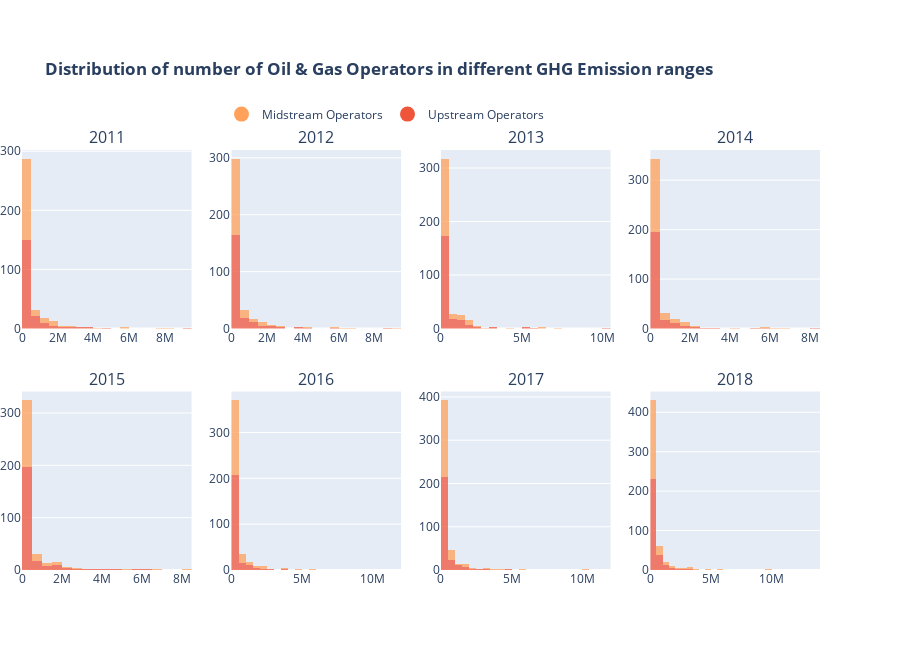

Source (notebook cell):
### Markdown cell above
### Fig 7: A histogram to identify the common emission quantity range from US Oil & Gas companies

### Code cell
df_fig7=df_aggByYearComp.copy(deep=True)
df_fig7 = df_fig7[df_fig7.GHG_CONTRIBUTION>=0]

fig7 = make_subplots(
    rows=2, cols=4,specs = [[{}, {},{}, {}],[{}, {},{}, {}]], horizontal_spacing = 0.05,vertical_spacing=0.15,
    subplot_titles=('2011', '2012', '2013', '2014', '2015', '2016', '2017', '2018'))

for year in range(2011, 2019,1):
    trace_up=go.Histogram(x=df_aggByYearComp[(df_aggByYearComp['REPORTING_YEAR']==year) & (df_aggByYearComp['SECTOR']=='Upstream')]['GHG_CONTRIBUTION'],
                          #histnorm='probability', # enable the option to see the normalized histogram
                          opacity=0.75, 
                          name='Upstream Operators',
                          xbins=dict(start=0, end=15000000, size=500000),
                          marker_color='#EF553B',
                          showlegend=False
                         )
    trace_mid=go.Histogram(x=df_aggByYearComp[(df_aggByYearComp['REPORTING_YEAR']==year) & (df_aggByYearComp['SECTOR']=='Midstream')]['GHG_CONTRIBUTION'],
                           #histnorm='probability',
                           opacity=0.75, 
                           name='Midstream Operators',
                           xbins=dict(start=0, end=15000000, size=500000),
                           marker_color='#FFA15A',
                           showlegend=False
                          )
    fig7.add_trace(trace_up,row=year%2011//4+1, col=year%2011%4+1 )
    fig7.add_trace(trace_mid,row=year%2011//4+1, col=year%2011%4+1 )

fig7.add_trace(go.Scatter(x=[None], y=[None],
                          mode='markers',
                          marker=dict(size=15, color='#EF553B'),
                          showlegend=True, name='Upstream Operators'),row=1,col=1
              )
fig7.add_trace(go.Scatter(x=[None], y=[None],
                          mode='markers',
                          marker=dict(size=15, color='#FFA15A'),
                          showlegend=True, name='Midstream Operators'),row=1,col=1
              )
layout=go.Layout(title=dict(text='<b>Distribution of number of Oil & Gas Operators in different GHG Emission ranges</b>')
                 ,barmode='stack'
                 #barmode='overlay'
                 ,margin=dict(l=0,t=150)
                 ,legend_orientation="h"
                 ,legend=dict(x=.25, y=1.12)
                 ,height=650
                )    
fig7.update_layout(layout )

### Figure 1 — Plotly figure (JSON) as saved in the notebook; plotly's stock layout.template omitted (floating-point values rounded to 4 significant figures; data arrays with more than 128 entries replaced by an {"elided": "..."} marker saying what was removed)
{"data": [{"marker": {"color": "#EF553B"}, "name": "Upstream Operators", "opacity": 0.75, "showlegend": false, "type": "histogram", "x": {"elided": "197 float values"}, "xaxis": "x", "xbins": {"end": 15000000, "size": 500000, "start": 0}, "yaxis": "y"}, {"marker": {"color": "#FFA15A"}, "name": "Midstream Operators", "opacity": 0.75, "showlegend": false, "type": "histogram", "x": {"elided": "173 float values"}, "xaxis": "x", "xbins": {"end": 15000000, "size": 500000, "start": 0}, "yaxis": "y"}, {"marker": {"color": "#EF553B"}, "name": "Upstream Operators", "opacity": 0.75, "showlegend": false, "type": "histogram", "x": {"elided": "211 float values"}, "xaxis": "x2", "xbins": {"end": 15000000, "size": 500000, "start": 0}, "yaxis": "y2"}, {"marker": {"color": "#FFA15A"}, "name": "Midstream Operators", "opacity": 0.75, "showlegend": false, "type": "histogram", "x": {"elided": "170 float values"}, "xaxis": "x2", "xbins": {"end": 15000000, "size": 500000, "start": 0}, "yaxis": "y2"}, {"marker": {"color": "#EF553B"}, "name": "Upstream Operators", "opacity": 0.75, "showlegend": false, "type": "histogram", "x": {"elided": "223 float values"}, "xaxis": "x3", "xbins": {"end": 15000000, "size": 500000, "start": 0}, "yaxis": "y3"}, {"marker": {"color": "#FFA15A"}, "name": "Midstream Operators", "opacity": 0.75, "showlegend": false, "type": "histogram", "x": {"elided": "178 float values"}, "xaxis": "x3", "xbins": {"end": 15000000, "size": 500000, "start": 0}, "yaxis": "y3"}, {"marker": {"color": "#EF553B"}, "name": "Upstream Operators", "opacity": 0.75, "showlegend": false, "type": "histogram", "x": {"elided": "241 float values"}, "xaxis": "x4", "xbins": {"end": 15000000, "size": 500000, "start": 0}, "yaxis": "y4"}, {"marker": {"color": "#FFA15A"}, "name": "Midstream Operators", "opacity": 0.75, "showlegend": false, "type": "histogram", "x": {"elided": "186 float values"}, "xaxis": "x4", "xbins": {"end": 15000000, "size": 500000, "start": 0}, "yaxis": "y4"}, {"marker": {"color": "#EF553B"}, "name": "Upstream Operators", "opacity": 0.75, "showlegend": false, "type": "histogram", "x": {"elided": "242 float values"}, "xaxis": "x5", "xbins": {"end": 15000000, "size": 500000, "start": 0}, "yaxis": "y5"}, {"marker": {"color": "#FFA15A"}, "name": "Midstream Operators", "opacity": 0.75, "showlegend": false, "type": "histogram", "x": {"elided": "162 float values"}, "xaxis": "x5", "xbins": {"end": 15000000, "size": 500000, "start": 0}, "yaxis": "y5"}, {"marker": {"color": "#EF553B"}, "name": "Upstream Operators", "opacity": 0.75, "showlegend": false, "type": "histogram", "x": {"elided": "248 float values"}, "xaxis": "x6", "xbins": {"end": 15000000, "size": 500000, "start": 0}, "yaxis": "y6"}, {"marker": {"color": "#FFA15A"}, "name": "Midstream Operators", "opacity": 0.75, "showlegend": false, "type": "histogram", "x": {"elided": "211 float values"}, "xaxis": "x6", "xbins": {"end": 15000000, "size": 500000, "start": 0}, "yaxis": "y6"}, {"marker": {"color": "#EF553B"}, "name": "Upstream Operators", "opacity": 0.75, "showlegend": false, "type": "histogram", "x": {"elided": "262 float values"}, "xaxis": "x7", "xbins": {"end": 15000000, "size": 500000, "start": 0}, "yaxis": "y7"}, {"marker": {"color": "#FFA15A"}, "name": "Midstream Operators", "opacity": 0.75, "showlegend": false, "type": "histogram", "x": {"elided": "231 float values"}, "xaxis": "x7", "xbins": {"end": 15000000, "size": 500000, "start": 0}, "yaxis": "y7"}, {"marker": {"color": "#EF553B"}, "name": "Upstream Operators", "opacity": 0.75, "showlegend": false, "type": "histogram", "x": {"elided": "296 float values"}, "xaxis": "x8", "xbins": {"end": 15000000, "size": 500000, "start": 0}, "yaxis": "y8"}, {"marker": {"color": "#FFA15A"}, "name": "Midstream Operators", "opacity": 0.75, "showlegend": false, "type": "histogram", "x": {"elided": "258 float values"}, "xaxis": "x8", "xbins": {"end": 15000000, "size": 500000, "start": 0}, "yaxis": "y8"}, {"marker": {"color": "#EF553B", "size": 15}, "mode": "markers", "name": "Upstream Operators", "showlegend": true, "type": "scatter", "x": [null], "xaxis": "x", "y": [null], "yaxis": "y"}, {"marker": {"color": "#FFA15A", "size": 15}, "mode": "markers", "name": "Midstream Operators", "showlegend": true, "type": "scatter", "x": [null], "xaxis": "x", "y": [null], "yaxis": "y"}], "layout": {"annotations": [{"font": {"size": 16}, "showarrow": false, "text": "2011", "x": 0.1062, "xanchor": "center", "xref": "paper", "y": 1, "yanchor": "bottom", "yref": "paper"}, {"font": {"size": 16}, "showarrow": false, "text": "2012", "x": 0.3688, "xanchor": "center", "xref": "paper", "y": 1, "yanchor": "bottom", "yref": "paper"}, {"font": {"size": 16}, "showarrow": false, "text": "2013", "x": 0.6313, "xanchor": "center", "xref": "paper", "y": 1, "yanchor": "bottom", "yref": "paper"}, {"font": {"size": 16}, "showarrow": false, "text": "2014", "x": 0.8938, "xanchor": "center", "xref": "paper", "y": 1, "yanchor": "bottom", "yref": "paper"}, {"font": {"size": 16}, "showarrow": false, "text": "2015", "x": 0.1062, "xanchor": "center", "xref": "paper", "y": 0.425, "yanchor": "bottom", "yref": "paper"}, {"font": {"size": 16}, "showarrow": false, "text": "2016", "x": 0.3688, "xanchor": "center", "xref": "paper", "y": 0.425, "yanchor": "bottom", "yref": "paper"}, {"font": {"size": 16}, "showarrow": false, "text": "2017", "x": 0.6313, "xanchor": "center", "xref": "paper", "y": 0.425, "yanchor": "bottom", "yref": "paper"}, {"font": {"size": 16}, "showarrow": false, "text": "2018", "x": 0.8938, "xanchor": "center", "xref": "paper", "y": 0.425, "yanchor": "bottom", "yref": "paper"}], "barmode": "stack", "height": 650, "legend": {"orientation": "h", "x": 0.25, "y": 1.12}, "margin": {"l": 0, "t": 150}, "title": {"text": "<b>Distribution of number of Oil & Gas Operators in different GHG Emission ranges</b>"}, "xaxis": {"anchor": "y", "domain": [0, 0.2125]}, "xaxis2": {"anchor": "y2", "domain": [0.2625, 0.475]}, "xaxis3": {"anchor": "y3", "domain": [0.525, 0.7375]}, "xaxis4": {"anchor": "y4", "domain": [0.7875, 1]}, "xaxis5": {"anchor": "y5", "domain": [0, 0.2125]}, "xaxis6": {"anchor": "y6", "domain": [0.2625, 0.475]}, "xaxis7": {"anchor": "y7", "domain": [0.525, 0.7375]}, "xaxis8": {"anchor": "y8", "domain": [0.7875, 1]}, "yaxis": {"anchor": "x", "domain": [0.575, 1]}, "yaxis2": {"anchor": "x2", "domain": [0.575, 1]}, "yaxis3": {"anchor": "x3", "domain": [0.575, 1]}, "yaxis4": {"anchor": "x4", "domain": [0.575, 1]}, "yaxis5": {"anchor": "x5", "domain": [0, 0.425]}, "yaxis6": {"anchor": "x6", "domain": [0, 0.425]}, "yaxis7": {"anchor": "x7", "domain": [0, 0.425]}, "yaxis8": {"anchor": "x8", "domain": [0, 0.425]}}}
